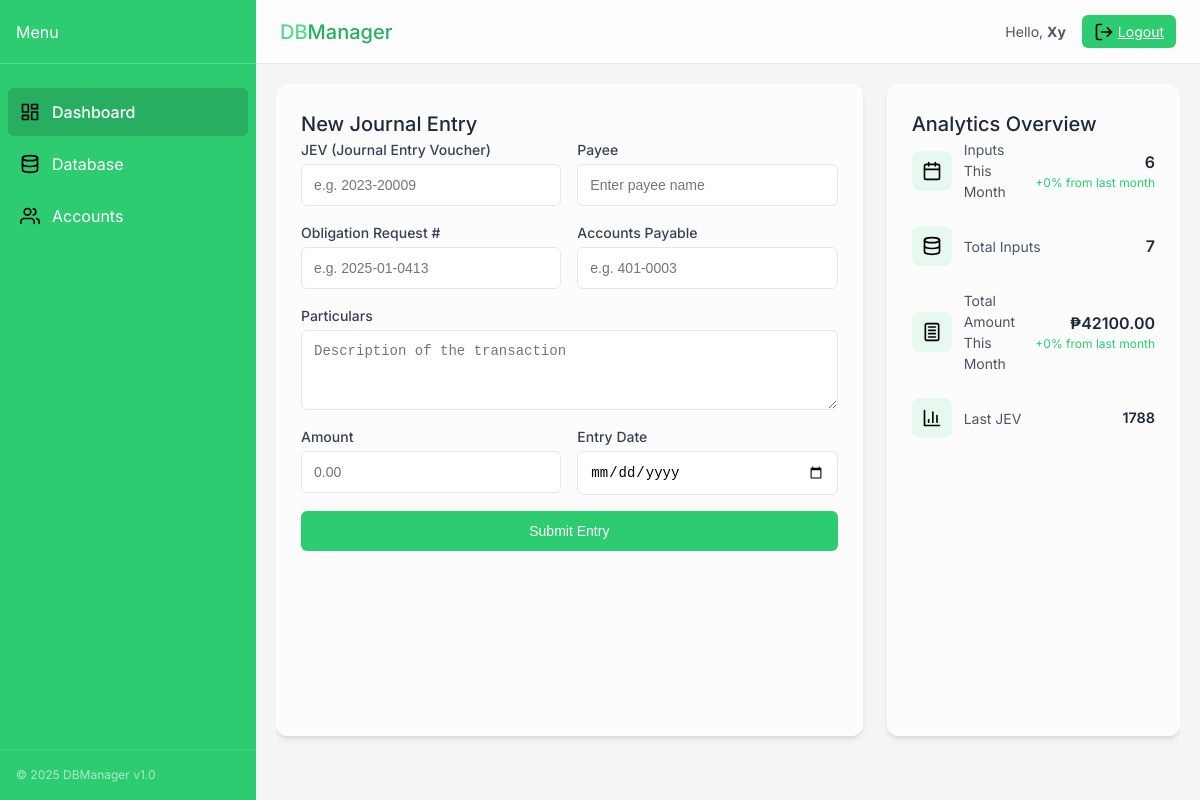
/dashboard (signed in), run on an earlier commit of the app's database.
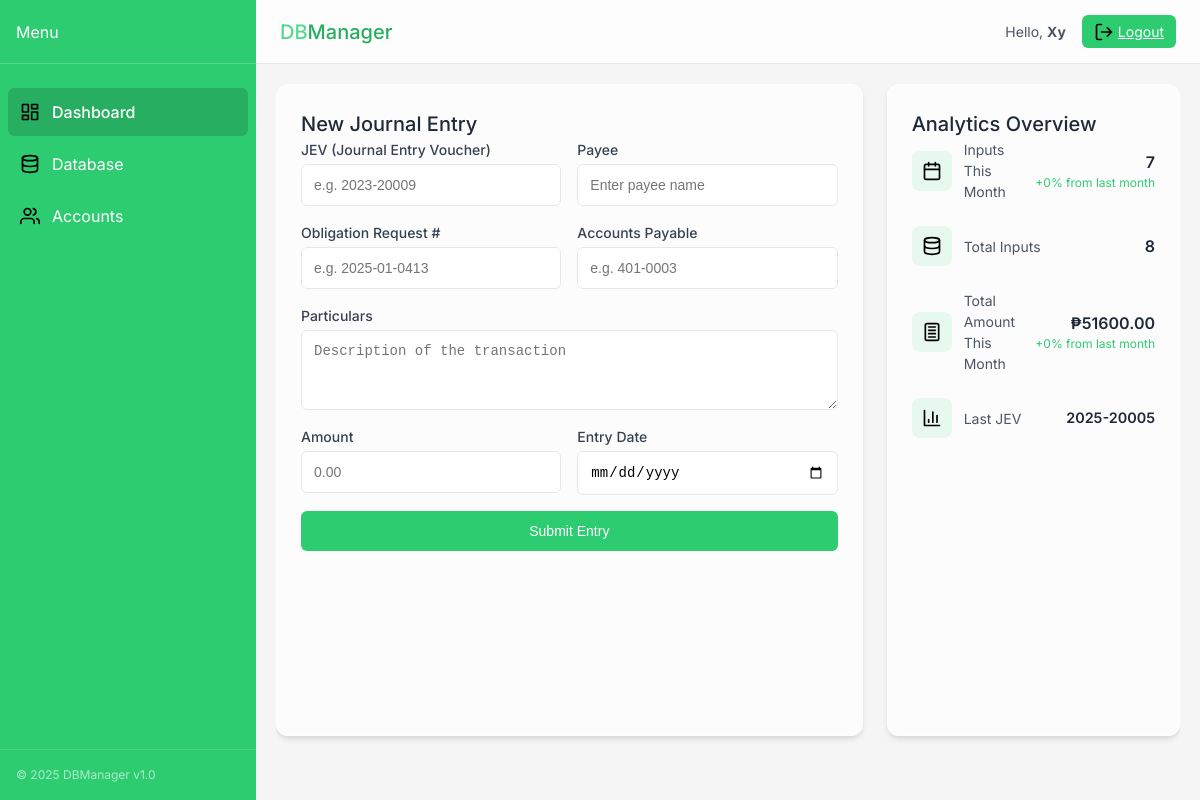
And on a later commit of the database.
### tables this page shows
CREATE TABLE entry (
            JEV TEXT PRIMARY KEY,
            Payee TEXT NOT NULL,
            ObligationRequest TEXT NOT NULL,
            AccountsPayable TEXT,
            Particulars TEXT,
            Amount REAL,
            "Date Entry" TEXT,
            "Date Received" TEXT
        );

### app.py (the view)
@app.route('/dashboard')
def dashboard():
    if 'user_id' not in session:
        return redirect(url_for('index'))
    conn = get_db_connection()
    current_month = datetime.now().strftime('%Y-%m')
    current_month_data = conn.execute('''
        SELECT COUNT(*) as count, COALESCE(SUM(Amount), 0) as total_amount
        FROM entry
        WHERE strftime('%Y-%m', "Date Entry") = ?
    ''', (current_month,)).fetchone()
    last_month = (datetime.now() - timedelta(days=30)).strftime('%Y-%m')
    last_month_data = conn.execute('''
        SELECT COUNT(*) as count, COALESCE(SUM(Amount), 0) as total_amount
        FROM entry
        WHERE strftime('%Y-%m', "Date Entry") = ?
    ''', (last_month,)).fetchone()
    total_entries = conn.execute('SELECT COUNT(*) as count FROM entry').fetchone()
    last_jev = conn.execute('''
        SELECT JEV, "Date Entry"
        FROM entry
        ORDER BY "Date Entry" DESC, JEV DESC
        LIMIT 1
    ''').fetchone()
    last_jev_display = 'No entries yet'
    if last_jev:
        try:
            date_entry = datetime.strptime(last_jev['Date Entry'], '%Y-%m-%d %H:%M:%S')
            formatted_date = date_entry.strftime('%Y-%m-%d')
            last_jev_display = f"{last_jev['JEV']} ({formatted_date})"
        except (ValueError, TypeError):
            last_jev_display = last_jev['JEV']
    conn.close()
    inputs_change = 0
    amount_change = 0
    if last_month_data['count'] > 0:
        inputs_change = ((current_month_data['count'] - last_month_data['count']) / last_month_data['count']) * 100
    if last_month_data['total_amount'] > 0:
        amount_change = ((current_month_data['total_amount'] - last_month_data['total_amount']) / last_month_data['total_amount']) * 100
    analytics = {
        'inputs_this_month': current_month_data['count'],
        'total_inputs': total_entries['count'],
        'total_amount': current_month_data['total_amount'],
        'last_jev': last_jev_display,
        'inputs_change': round(inputs_change, 1),
        'amount_change': round(amount_change, 1)
    }
    return render_template('dashboard.html', analytics=analytics)

### app.py (called while the page is built)
def get_db_connection():
    conn = sqlite3.connect('crud_system.db', timeout=20)  # Add timeout
    conn.row_factory = sqlite3.Row
    return conn

### templates/dashboard.html (shortened to what the changed rows need)
<!DOCTYPE html>
<html lang="en">
<head>
  <link rel="stylesheet" href="{{ url_for('static', filename='css/styles.css') }}">
  <link rel="stylesheet" href="https://cdn.jsdelivr.net/npm/lucide-icons@latest/dist/umd/lucide.min.css">
</head>
<body>
  <div class="app-container">
    <div class="main-container">
      <header class="header">
        <h1 class="logo"><span class="logo-accent">DB</span>Manager</h1>
      </header>
      <main class="content">
          <div class="dashboard-grid">
            <div class="data-entry-form glass-card">
              <h2>New Journal Entry</h2>
            </div>
            <div class="analytics-card glass-card">
              <h2>Analytics Overview</h2>
              <div class="analytics-items">
                <div class="analytics-item">
                  <div class="analytics-value-container">
                    <span class="analytics-value">{{ analytics.inputs_this_month }}</span>
                    <span class="analytics-trend {% if analytics.inputs_change >= 0 %}up{% else %}down{% endif %}">
                      {% if analytics.inputs_change >= 0 %}+{% endif %}{{ analytics.inputs_change }}% from last month
                    </span>
                  </div>
                </div>
                <div class="analytics-item">
                  <div class="analytics-value-container">
                    <span class="analytics-value">{{ analytics.total_inputs }}</span>
                  </div>
                </div>
                <div class="analytics-item">
                  <div class="analytics-value-container">
                    <span class="analytics-value">₱{{ "%.2f"|format(analytics.total_amount) }}</span>
                    <span class="analytics-trend {% if analytics.amount_change >= 0 %}up{% else %}down{% endif %}">
                      {% if analytics.amount_change >= 0 %}+{% endif %}{{ analytics.amount_change }}% from last month
                    </span>
                  </div>
                </div>
                <div class="analytics-item">
                  <div class="analytics-value-container">
                    <span class="analytics-value" style="font-size: 0.9em;">{{ analytics.last_jev }}</span>
                  </div>
                </div>
              </div>
            </div>
          </div>
      </main>
    </div>
  </div>
</body>
</html>

What changed in the data, as far as the page shows it:
no longer on this page (row unchanged): entry: last_jev "1788"
added entry: last_jev "2025-20005"
Also different on the page:
{{ analytics.inputs_this_month }}: "6" → "7"
{{ analytics.total_inputs }}: "7" → "8"
{{ "%.2f"|format(analytics.total_amount) }}: "42100.00" → "51600.00"
